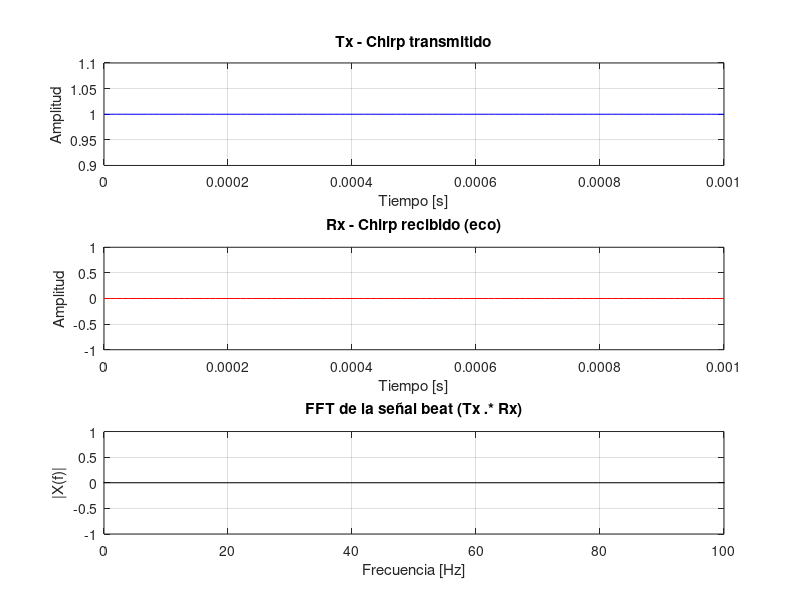

This chart was generated by the following MATLAB code:
% Andrés Agustín Cesana - simulación chirp radar
clc; close all; clear;

% --- Parámetros ---
f1 = 2e9;        % Frecuencia inicial
f2 = 2.3e9;      % Frecuencia final
fs = 100000;     % Frecuencia de muestreo
tiempo = 1e-3;    % duración del chirp
t = 0:1/fs:tiempo;  % Base de tiempo
B = f2 - f1;        % Ancho de banda
K = B/tiempo;       % Pendiente Hz/s
c = 0.66*3e8;            % velocidad de la luz

% --- Señal transmitida (Tx) ---
tx = chirp(t,f1,tiempo,f2);

% --- Simular rebote (Rx) ---
delay_time = 0.005;                  % retardo del eco [s]
delay_samples = round(delay_time*fs);  
atten = 0.6;                        % atenuación del eco
rx = zeros(size(tx));
rx(delay_samples+1:end) = atten * tx(1:end-delay_samples);

% --- Señal beat (mezcla Tx * Rx) ---
beat = tx .* rx;

% --- FFT del beat ---
N = length(beat);
BEAT_FFT = fft(beat, N);
BEAT_FFT = fftshift(BEAT_FFT);
f = (-N/2:N/2-1)*(fs/N);

% Extraer solo espectro positivo
mid = floor(N/2); 
f_pos = f(mid+1:end);
BEAT_pos = abs(BEAT_FFT(mid+1:end))/N;

% Buscar pico
[~, idx] = max(BEAT_pos);
fb = f_pos(idx);   % frecuencia del beat

% --- Calcular distancia ---
tau_est = fb / K;        % retardo estimado
R_est = c * tau_est / 2; % distancia en metros

% --- Mostrar resultados ---
fprintf('Frecuencia de beat estimada: %.2f Hz\n', fb);
fprintf('Retardo estimado: %.6f s\n', tau_est);
fprintf('Distancia estimada: %.2f m\n', R_est);

% --- Graficar ---
figure;

subplot(3,1,1);
plot(t, tx, 'b'); grid on;
title('Tx - Chirp transmitido');
xlabel('Tiempo [s]'); ylabel('Amplitud');
xlim([0 tiempo]);

subplot(3,1,2);
plot(t, rx, 'r'); grid on;
title('Rx - Chirp recibido (eco)');
xlabel('Tiempo [s]'); ylabel('Amplitud');
xlim([0 tiempo]);


subplot(3,1,3);
plot(f_pos, BEAT_pos, 'k'); grid on;
title('FFT de la señal beat (Tx .* Rx)');
xlabel('Frecuencia [Hz]'); ylabel('|X(f)|');
xlim([0 100]);
